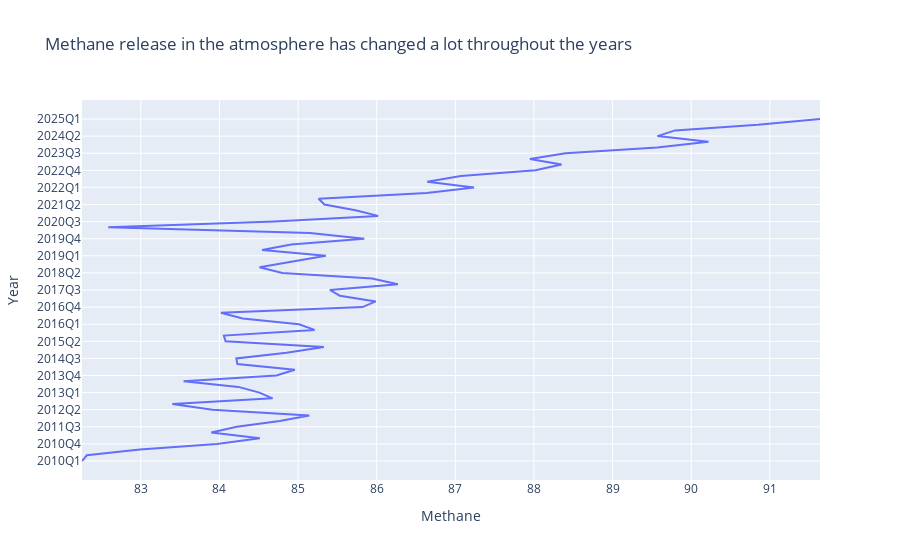

Notebook code cell kept with this figure:
### Code cell
fig = px.line(gas_overtime, x='Methane', y='index', labels={'index':'Year'},
              title='Methane release in the atmosphere has changed a lot throughout the years')
fig.show()

### Figure 1 — Plotly figure (JSON) as saved in the notebook; plotly's stock layout.template omitted (floating-point values rounded to 4 significant figures)
{"data": [{"hovertemplate": "Methane=%{x}<br>Year=%{y}<extra></extra>", "legendgroup": "", "line": {"color": "#636efa", "dash": "solid"}, "marker": {"symbol": "circle"}, "mode": "lines", "name": "", "orientation": "h", "showlegend": false, "type": "scatter", "x": [82.25, 82.31, 82.99, 83.97, 84.51, 83.9, 84.22, 84.77, 85.14, 83.91, 83.4, 84.68, 84.51, 84.24, 83.54, 84.72, 84.96, 84.23, 84.21, 84.85, 85.33, 84.08, 84.06, 85.21, 85.01, 84.29, 84.02, 85.82, 85.99, 85.53, 85.4, 86.27, 85.94, 84.8, 84.51, 84.94, 85.35, 84.54, 84.91, 85.84, 85.15, 82.59, 84.7, 86.02, 85.73, 85.34, 85.26, 86.64, 87.24, 86.64, 87.07, 88.02, 88.35, 87.95, 88.4, 89.57, 90.22, 89.57, 89.79, 90.85, 91.64], "xaxis": "x", "y": ["2010Q1", "2010Q2", "2010Q3", "2010Q4", "2011Q1", "2011Q2", "2011Q3", "2011Q4", "2012Q1", "2012Q2", "2012Q3", "2012Q4", "2013Q1", "2013Q2", "2013Q3", "2013Q4", "2014Q1", "2014Q2", "2014Q3", "2014Q4", "2015Q1", "2015Q2", "2015Q3", "2015Q4", "2016Q1", "2016Q2", "2016Q3", "2016Q4", "2017Q1", "2017Q2", "2017Q3", "2017Q4", "2018Q1", "2018Q2", "2018Q3", "2018Q4", "2019Q1", "2019Q2", "2019Q3", "2019Q4", "2020Q1", "2020Q2", "2020Q3", "2020Q4", "2021Q1", "2021Q2", "2021Q3", "2021Q4", "2022Q1", "2022Q2", "2022Q3", "2022Q4", "2023Q1", "2023Q2", "2023Q3", "2023Q4", "2024Q1", "2024Q2", "2024Q3", "2024Q4", "2025Q1"], "yaxis": "y"}], "layout": {"legend": {"tracegroupgap": 0}, "title": {"text": "Methane release in the atmosphere has changed a lot throughout the years"}, "xaxis": {"anchor": "y", "domain": [0, 1], "title": {"text": "Methane"}}, "yaxis": {"anchor": "x", "domain": [0, 1], "title": {"text": "Year"}}}}
